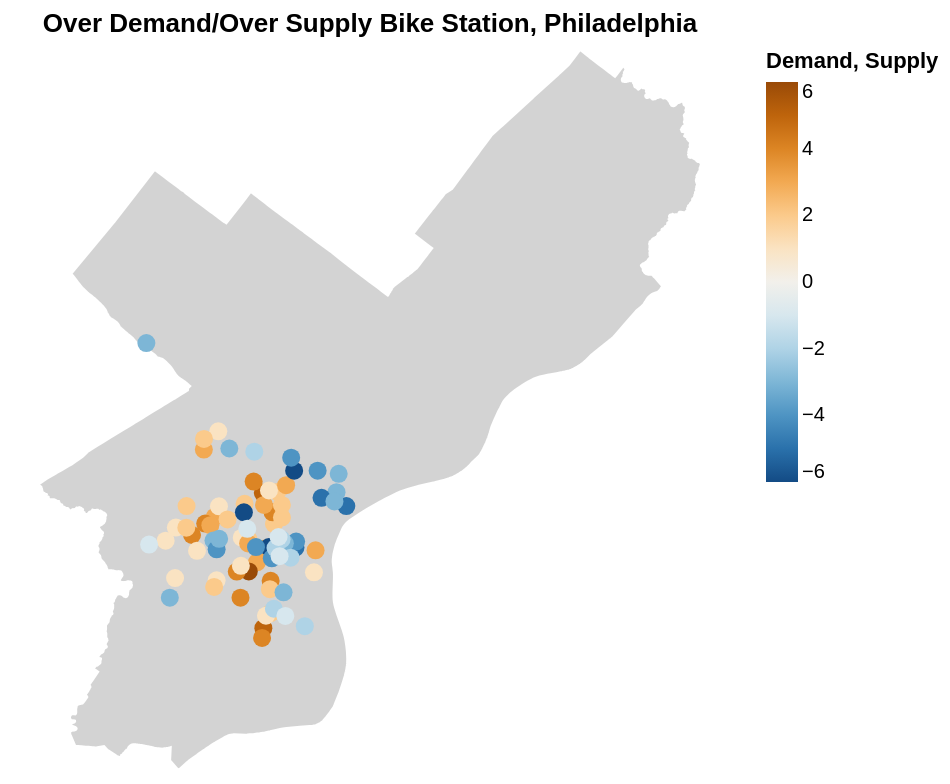

Here is the Vega-Lite specification saved for this chart:
### Vega-Lite specification from a JSON file in a GitHub repository (floating-point values rounded to 4 significant figures; data arrays with more than 128 entries replaced by an {"elided": "..."} marker saying what was removed)
{"config": {"view": {"continuousWidth": 400, "continuousHeight": 300}}, "layer": [{"data": {"name": "data-6a824df7852664b914e9adb8ae5b60a0"}, "mark": {"type": "geoshape", "fill": "lightgray", "stroke": "white"}, "height": 360, "projection": {"reflectY": true, "type": "identity"}, "width": 360}, {"data": {"name": "data-0faf4286e97593a620b8ce1916b3a69a"}, "mark": "geoshape", "encoding": {"color": {"field": "ADD", "scale": {"scheme": "blueorange"}, "title": "Demand", "type": "quantitative"}, "tooltip": [{"field": "id", "type": "quantitative"}, {"field": "ADD", "type": "quantitative"}]}, "height": 360, "projection": {"reflectY": true, "type": "identity"}, "title": "Over Demand/Over Supply Bike Station, Philadelphia", "width": 360}, {"data": {"name": "data-f705d96b639f1f0f4a3826a5dc80ee13"}, "mark": "geoshape", "encoding": {"color": {"field": "MINUS", "scale": {"scheme": "yelloworangered"}, "title": "Supply", "type": "quantitative"}, "tooltip": [{"field": "id", "type": "quantitative"}, {"field": "MINUS", "type": "quantitative"}]}, "height": 360, "projection": {"reflectY": true, "type": "identity"}, "title": "Over Supply Bike Station, Philadelphia", "width": 360}], "$schema": "https://vega.github.io/schema/vega-lite/v4.17.0.json", "datasets": {"data-6a824df7852664b914e9adb8ae5b60a0": [{"OBJECTID": 1, "Shape__Area": 3971000000.0, "Shape__Length": 394800.0, "type": "Feature", "geometry": {"type": "Polygon", "coordinates": {"elided": "1x2957x2 float values"}}}], "data-0faf4286e97593a620b8ce1916b3a69a": [{"id": 3066, "docksAvailable": 26, "bikesAvailable": 3, "totalDocks": 29, "Availability": 0.1034, "ADD": 3, "type": "Feature", "geometry": {"type": "Point", "coordinates": [-8368000.0, 4858000.0]}}, {"id": 3012, "docksAvailable": 26, "bikesAvailable": 0, "totalDocks": 27, "Availability": 0.0, "ADD": 6, "type": "Feature", "geometry": {"type": "Point", "coordinates": [-8369000.0, 4858000.0]}}, {"id": 3102, "docksAvailable": 20, "bikesAvailable": 4, "totalDocks": 26, "Availability": 0.1538, "ADD": 2, "type": "Feature", "geometry": {"type": "Point", "coordinates": [-8369000.0, 4861000.0]}}, {"id": 3046, "docksAvailable": 22, "bikesAvailable": 3, "totalDocks": 26, "Availability": 0.1154, "ADD": 3, "type": "Feature", "geometry": {"type": "Point", "coordinates": [-8365000.0, 4859000.0]}}, {"id": 3061, "docksAvailable": 22, "bikesAvailable": 3, "totalDocks": 25, "Availability": 0.12, "ADD": 2, "type": "Feature", "geometry": {"type": "Point", "coordinates": [-8369000.0, 4859000.0]}}, {"id": 3303, "docksAvailable": 23, "bikesAvailable": 1, "totalDocks": 25, "Availability": 0.04, "ADD": 4, "type": "Feature", "geometry": {"type": "Point", "coordinates": [-8372000.0, 4860000.0]}}, {"id": 3324, "docksAvailable": 18, "bikesAvailable": 4, "totalDocks": 23, "Availability": 0.1739, "ADD": 1, "type": "Feature", "geometry": {"type": "Point", "coordinates": [-8370000.0, 4865000.0]}}, {"id": 3161, "docksAvailable": 16, "bikesAvailable": 4, "totalDocks": 23, "Availability": 0.1739, "ADD": 1, "type": "Feature", "geometry": {"type": "Point", "coordinates": [-8369000.0, 4859000.0]}}, {"id": 3328, "docksAvailable": 20, "bikesAvailable": 2, "totalDocks": 23, "Availability": 0.08696, "ADD": 3, "type": "Feature", "geometry": {"type": "Point", "coordinates": [-8371000.0, 4864000.0]}}, {"id": 3256, "docksAvailable": 21, "bikesAvailable": 2, "totalDocks": 23, "Availability": 0.08696, "ADD": 3, "type": "Feature", "geometry": {"type": "Point", "coordinates": [-8369000.0, 4859000.0]}}, {"id": 3197, "docksAvailable": 23, "bikesAvailable": 0, "totalDocks": 23, "Availability": 0.0, "ADD": 5, "type": "Feature", "geometry": {"type": "Point", "coordinates": [-8368000.0, 4854000.0]}}, {"id": 3235, "docksAvailable": 17, "bikesAvailable": 3, "totalDocks": 22, "Availability": 0.1364, "ADD": 2, "type": "Feature", "geometry": {"type": "Point", "coordinates": [-8367000.0, 4860000.0]}}, {"id": 3248, "docksAvailable": 21, "bikesAvailable": 1, "totalDocks": 22, "Availability": 0.04545, "ADD": 4, "type": "Feature", "geometry": {"type": "Point", "coordinates": [-8369000.0, 4858000.0]}}, {"id": 3244, "docksAvailable": 21, "bikesAvailable": 1, "totalDocks": 22, "Availability": 0.04545, "ADD": 4, "type": "Feature", "geometry": {"type": "Point", "coordinates": [-8368000.0, 4857000.0]}}, {"id": 3204, "docksAvailable": 21, "bikesAvailable": 1, "totalDocks": 22, "Availability": 0.04545, "ADD": 4, "type": "Feature", "geometry": {"type": "Point", "coordinates": [-8367000.0, 4861000.0]}}, {"id": 3211, "docksAvailable": 21, "bikesAvailable": 0, "totalDocks": 22, "Availability": 0.0, "ADD": 5, "type": "Feature", "geometry": {"type": "Point", "coordinates": [-8368000.0, 4862000.0]}}, {"id": 3059, "docksAvailable": 18, "bikesAvailable": 3, "totalDocks": 21, "Availability": 0.1429, "ADD": 2, "type": "Feature", "geometry": {"type": "Point", "coordinates": [-8367000.0, 4860000.0]}}, {"id": 3182, "docksAvailable": 18, "bikesAvailable": 2, "totalDocks": 21, "Availability": 0.09524, "ADD": 3, "type": "Feature", "geometry": {"type": "Point", "coordinates": [-8368000.0, 4859000.0]}}, {"id": 3237, "docksAvailable": 20, "bikesAvailable": 1, "totalDocks": 21, "Availability": 0.04762, "ADD": 4, "type": "Feature", "geometry": {"type": "Point", "coordinates": [-8368000.0, 4854000.0]}}, {"id": 3118, "docksAvailable": 17, "bikesAvailable": 3, "totalDocks": 20, "Availability": 0.15, "ADD": 1, "type": "Feature", "geometry": {"type": "Point", "coordinates": [-8373000.0, 4860000.0]}}, {"id": 3252, "docksAvailable": 17, "bikesAvailable": 3, "totalDocks": 20, "Availability": 0.15, "ADD": 1, "type": "Feature", "geometry": {"type": "Point", "coordinates": [-8370000.0, 4857000.0]}}, {"id": 3035, "docksAvailable": 19, "bikesAvailable": 1, "totalDocks": 20, "Availability": 0.05, "ADD": 3, "type": "Feature", "geometry": {"type": "Point", "coordinates": [-8371000.0, 4861000.0]}}, {"id": 3259, "docksAvailable": 20, "bikesAvailable": 0, "totalDocks": 20, "Availability": 0.0, "ADD": 4, "type": "Feature", "geometry": {"type": "Point", "coordinates": [-8371000.0, 4860000.0]}}, {"id": 3077, "docksAvailable": 17, "bikesAvailable": 2, "totalDocks": 19, "Availability": 0.1053, "ADD": 2, "type": "Feature", "geometry": {"type": "Point", "coordinates": [-8367000.0, 4862000.0]}}, {"id": 3058, "docksAvailable": 18, "bikesAvailable": 1, "totalDocks": 19, "Availability": 0.05263, "ADD": 3, "type": "Feature", "geometry": {"type": "Point", "coordinates": [-8368000.0, 4861000.0]}}, {"id": 3053, "docksAvailable": 19, "bikesAvailable": 0, "totalDocks": 19, "Availability": 0.0, "ADD": 4, "type": "Feature", "geometry": {"type": "Point", "coordinates": [-8369000.0, 4856000.0]}}, {"id": 3112, "docksAvailable": 15, "bikesAvailable": 3, "totalDocks": 18, "Availability": 0.1667, "ADD": 1, "type": "Feature", "geometry": {"type": "Point", "coordinates": [-8373000.0, 4859000.0]}}, {"id": 3280, "docksAvailable": 15, "bikesAvailable": 3, "totalDocks": 18, "Availability": 0.1667, "ADD": 1, "type": "Feature", "geometry": {"type": "Point", "coordinates": [-8373000.0, 4857000.0]}}, {"id": 3115, "docksAvailable": 13, "bikesAvailable": 3, "totalDocks": 18, "Availability": 0.1667, "ADD": 1, "type": "Feature", "geometry": {"type": "Point", "coordinates": [-8368000.0, 4862000.0]}}, {"id": 3263, "docksAvailable": 16, "bikesAvailable": 2, "totalDocks": 18, "Availability": 0.1111, "ADD": 2, "type": "Feature", "geometry": {"type": "Point", "coordinates": [-8372000.0, 4860000.0]}}, {"id": 3068, "docksAvailable": 16, "bikesAvailable": 2, "totalDocks": 18, "Availability": 0.1111, "ADD": 2, "type": "Feature", "geometry": {"type": "Point", "coordinates": [-8368000.0, 4857000.0]}}, {"id": 3279, "docksAvailable": 16, "bikesAvailable": 2, "totalDocks": 18, "Availability": 0.1111, "ADD": 2, "type": "Feature", "geometry": {"type": "Point", "coordinates": [-8368000.0, 4855000.0]}}, {"id": 3152, "docksAvailable": 14, "bikesAvailable": 3, "totalDocks": 17, "Availability": 0.1765, "ADD": 1, "type": "Feature", "geometry": {"type": "Point", "coordinates": [-8372000.0, 4859000.0]}}, {"id": 3026, "docksAvailable": 14, "bikesAvailable": 3, "totalDocks": 17, "Availability": 0.1765, "ADD": 1, "type": "Feature", "geometry": {"type": "Point", "coordinates": [-8365000.0, 4857000.0]}}, {"id": 3119, "docksAvailable": 15, "bikesAvailable": 2, "totalDocks": 17, "Availability": 0.1176, "ADD": 2, "type": "Feature", "geometry": {"type": "Point", "coordinates": [-8372000.0, 4861000.0]}}, {"id": 3326, "docksAvailable": 15, "bikesAvailable": 2, "totalDocks": 17, "Availability": 0.1176, "ADD": 2, "type": "Feature", "geometry": {"type": "Point", "coordinates": [-8371000.0, 4865000.0]}}, {"id": 3320, "docksAvailable": 16, "bikesAvailable": 1, "totalDocks": 17, "Availability": 0.05882, "ADD": 3, "type": "Feature", "geometry": {"type": "Point", "coordinates": [-8367000.0, 4862000.0]}}, {"id": 3170, "docksAvailable": 13, "bikesAvailable": 3, "totalDocks": 16, "Availability": 0.1875, "ADD": 1, "type": "Feature", "geometry": {"type": "Point", "coordinates": [-8369000.0, 4858000.0]}}, {"id": 3158, "docksAvailable": 11, "bikesAvailable": 3, "totalDocks": 16, "Availability": 0.1875, "ADD": 1, "type": "Feature", "geometry": {"type": "Point", "coordinates": [-8368000.0, 4855000.0]}}, {"id": 3317, "docksAvailable": 14, "bikesAvailable": 2, "totalDocks": 16, "Availability": 0.125, "ADD": 2, "type": "Feature", "geometry": {"type": "Point", "coordinates": [-8371000.0, 4857000.0]}}, {"id": 3283, "docksAvailable": 15, "bikesAvailable": 0, "totalDocks": 16, "Availability": 0.0, "ADD": 4, "type": "Feature", "geometry": {"type": "Point", "coordinates": [-8368000.0, 4862000.0]}}, {"id": 3104, "docksAvailable": 11, "bikesAvailable": 2, "totalDocks": 13, "Availability": 0.1538, "ADD": 1, "type": "Feature", "geometry": {"type": "Point", "coordinates": [-8370000.0, 4861000.0]}}, {"id": 3071, "docksAvailable": 11, "bikesAvailable": 1, "totalDocks": 13, "Availability": 0.07692, "ADD": 2, "type": "Feature", "geometry": {"type": "Point", "coordinates": [-8370000.0, 4860000.0]}}, {"id": 3265, "docksAvailable": 12, "bikesAvailable": 0, "totalDocks": 13, "Availability": 0.0, "ADD": 3, "type": "Feature", "geometry": {"type": "Point", "coordinates": [-8371000.0, 4860000.0]}}, {"id": 3075, "docksAvailable": 10, "bikesAvailable": 1, "totalDocks": 12, "Availability": 0.08333, "ADD": 2, "type": "Feature", "geometry": {"type": "Point", "coordinates": [-8367000.0, 4861000.0]}}], "data-f705d96b639f1f0f4a3826a5dc80ee13": [{"id": 3319, "docksAvailable": 1, "bikesAvailable": 15, "totalDocks": 16, "Availability": 0.9375, "MINUS": -5, "type": "Feature", "geometry": {"type": "Point", "coordinates": [-8363000.0, 4861000.0]}}, {"id": 3055, "docksAvailable": 0, "bikesAvailable": 14, "totalDocks": 15, "Availability": 0.9333, "MINUS": -5, "type": "Feature", "geometry": {"type": "Point", "coordinates": [-8366000.0, 4859000.0]}}, {"id": 3296, "docksAvailable": 1, "bikesAvailable": 19, "totalDocks": 21, "Availability": 0.9048, "MINUS": -6, "type": "Feature", "geometry": {"type": "Point", "coordinates": [-8368000.0, 4859000.0]}}, {"id": 3031, "docksAvailable": 1, "bikesAvailable": 19, "totalDocks": 21, "Availability": 0.9048, "MINUS": -6, "type": "Feature", "geometry": {"type": "Point", "coordinates": [-8366000.0, 4863000.0]}}, {"id": 3033, "docksAvailable": 1, "bikesAvailable": 18, "totalDocks": 20, "Availability": 0.9, "MINUS": -5, "type": "Feature", "geometry": {"type": "Point", "coordinates": [-8366000.0, 4859000.0]}}, {"id": 3050, "docksAvailable": 2, "bikesAvailable": 13, "totalDocks": 15, "Availability": 0.8667, "MINUS": -4, "type": "Feature", "geometry": {"type": "Point", "coordinates": [-8366000.0, 4859000.0]}}, {"id": 3017, "docksAvailable": 1, "bikesAvailable": 13, "totalDocks": 15, "Availability": 0.8667, "MINUS": -4, "type": "Feature", "geometry": {"type": "Point", "coordinates": [-8365000.0, 4863000.0]}}, {"id": 3057, "docksAvailable": 4, "bikesAvailable": 22, "totalDocks": 26, "Availability": 0.8462, "MINUS": -6, "type": "Feature", "geometry": {"type": "Point", "coordinates": [-8369000.0, 4861000.0]}}, {"id": 3210, "docksAvailable": 1, "bikesAvailable": 15, "totalDocks": 18, "Availability": 0.8333, "MINUS": -4, "type": "Feature", "geometry": {"type": "Point", "coordinates": [-8366000.0, 4864000.0]}}, {"id": 3029, "docksAvailable": 2, "bikesAvailable": 14, "totalDocks": 17, "Availability": 0.8235, "MINUS": -3, "type": "Feature", "geometry": {"type": "Point", "coordinates": [-8371000.0, 4859000.0]}}, {"id": 3010, "docksAvailable": 2, "bikesAvailable": 18, "totalDocks": 22, "Availability": 0.8182, "MINUS": -4, "type": "Feature", "geometry": {"type": "Point", "coordinates": [-8367000.0, 4858000.0]}}, {"id": 3093, "docksAvailable": 3, "bikesAvailable": 13, "totalDocks": 16, "Availability": 0.8125, "MINUS": -3, "type": "Feature", "geometry": {"type": "Point", "coordinates": [-8370000.0, 4864000.0]}}, {"id": 3295, "docksAvailable": 1, "bikesAvailable": 17, "totalDocks": 21, "Availability": 0.8095, "MINUS": -4, "type": "Feature", "geometry": {"type": "Point", "coordinates": [-8367000.0, 4859000.0]}}, {"id": 3098, "docksAvailable": 2, "bikesAvailable": 15, "totalDocks": 19, "Availability": 0.7895, "MINUS": -3, "type": "Feature", "geometry": {"type": "Point", "coordinates": [-8367000.0, 4856000.0]}}, {"id": 3208, "docksAvailable": 5, "bikesAvailable": 22, "totalDocks": 28, "Availability": 0.7857, "MINUS": -4, "type": "Feature", "geometry": {"type": "Point", "coordinates": [-8370000.0, 4859000.0]}}, {"id": 3168, "docksAvailable": 4, "bikesAvailable": 18, "totalDocks": 23, "Availability": 0.7826, "MINUS": -4, "type": "Feature", "geometry": {"type": "Point", "coordinates": [-8368000.0, 4859000.0]}}, {"id": 3018, "docksAvailable": 4, "bikesAvailable": 14, "totalDocks": 18, "Availability": 0.7778, "MINUS": -3, "type": "Feature", "geometry": {"type": "Point", "coordinates": [-8367000.0, 4859000.0]}}, {"id": 3097, "docksAvailable": 4, "bikesAvailable": 14, "totalDocks": 18, "Availability": 0.7778, "MINUS": -3, "type": "Feature", "geometry": {"type": "Point", "coordinates": [-8364000.0, 4863000.0]}}, {"id": 3281, "docksAvailable": 4, "bikesAvailable": 17, "totalDocks": 22, "Availability": 0.7727, "MINUS": -3, "type": "Feature", "geometry": {"type": "Point", "coordinates": [-8373000.0, 4856000.0]}}, {"id": 3207, "docksAvailable": 4, "bikesAvailable": 17, "totalDocks": 22, "Availability": 0.7727, "MINUS": -3, "type": "Feature", "geometry": {"type": "Point", "coordinates": [-8370000.0, 4859000.0]}}, {"id": 3166, "docksAvailable": 5, "bikesAvailable": 17, "totalDocks": 22, "Availability": 0.7727, "MINUS": -3, "type": "Feature", "geometry": {"type": "Point", "coordinates": [-8364000.0, 4862000.0]}}, {"id": 3088, "docksAvailable": 3, "bikesAvailable": 27, "totalDocks": 35, "Availability": 0.7714, "MINUS": -5, "type": "Feature", "geometry": {"type": "Point", "coordinates": [-8365000.0, 4862000.0]}}, {"id": 3196, "docksAvailable": 4, "bikesAvailable": 13, "totalDocks": 17, "Availability": 0.7647, "MINUS": -2, "type": "Feature", "geometry": {"type": "Point", "coordinates": [-8368000.0, 4864000.0]}}, {"id": 3323, "docksAvailable": 5, "bikesAvailable": 19, "totalDocks": 25, "Availability": 0.76, "MINUS": -3, "type": "Feature", "geometry": {"type": "Point", "coordinates": [-8374000.0, 4870000.0]}}, {"id": 3255, "docksAvailable": 3, "bikesAvailable": 11, "totalDocks": 15, "Availability": 0.7333, "MINUS": -2, "type": "Feature", "geometry": {"type": "Point", "coordinates": [-8367000.0, 4859000.0]}}, {"id": 3041, "docksAvailable": 6, "bikesAvailable": 19, "totalDocks": 26, "Availability": 0.7308, "MINUS": -3, "type": "Feature", "geometry": {"type": "Point", "coordinates": [-8364000.0, 4861000.0]}}, {"id": 3164, "docksAvailable": 3, "bikesAvailable": 13, "totalDocks": 18, "Availability": 0.7222, "MINUS": -2, "type": "Feature", "geometry": {"type": "Point", "coordinates": [-8367000.0, 4856000.0]}}, {"id": 3052, "docksAvailable": 7, "bikesAvailable": 18, "totalDocks": 25, "Availability": 0.72, "MINUS": -2, "type": "Feature", "geometry": {"type": "Point", "coordinates": [-8366000.0, 4858000.0]}}, {"id": 3037, "docksAvailable": 5, "bikesAvailable": 15, "totalDocks": 21, "Availability": 0.7143, "MINUS": -2, "type": "Feature", "geometry": {"type": "Point", "coordinates": [-8367000.0, 4859000.0]}}, {"id": 3257, "docksAvailable": 3, "bikesAvailable": 15, "totalDocks": 21, "Availability": 0.7143, "MINUS": -2, "type": "Feature", "geometry": {"type": "Point", "coordinates": [-8366000.0, 4855000.0]}}, {"id": 3241, "docksAvailable": 5, "bikesAvailable": 14, "totalDocks": 20, "Availability": 0.7, "MINUS": -1, "type": "Feature", "geometry": {"type": "Point", "coordinates": [-8374000.0, 4859000.0]}}, {"id": 3300, "docksAvailable": 4, "bikesAvailable": 9, "totalDocks": 13, "Availability": 0.6923, "MINUS": -1, "type": "Feature", "geometry": {"type": "Point", "coordinates": [-8367000.0, 4859000.0]}}, {"id": 3165, "docksAvailable": 7, "bikesAvailable": 15, "totalDocks": 22, "Availability": 0.6818, "MINUS": -1, "type": "Feature", "geometry": {"type": "Point", "coordinates": [-8369000.0, 4860000.0]}}, {"id": 3045, "docksAvailable": 4, "bikesAvailable": 10, "totalDocks": 15, "Availability": 0.6667, "MINUS": -1, "type": "Feature", "geometry": {"type": "Point", "coordinates": [-8367000.0, 4858000.0]}}, {"id": 3157, "docksAvailable": 6, "bikesAvailable": 12, "totalDocks": 18, "Availability": 0.6667, "MINUS": -1, "type": "Feature", "geometry": {"type": "Point", "coordinates": [-8367000.0, 4855000.0]}}]}}
